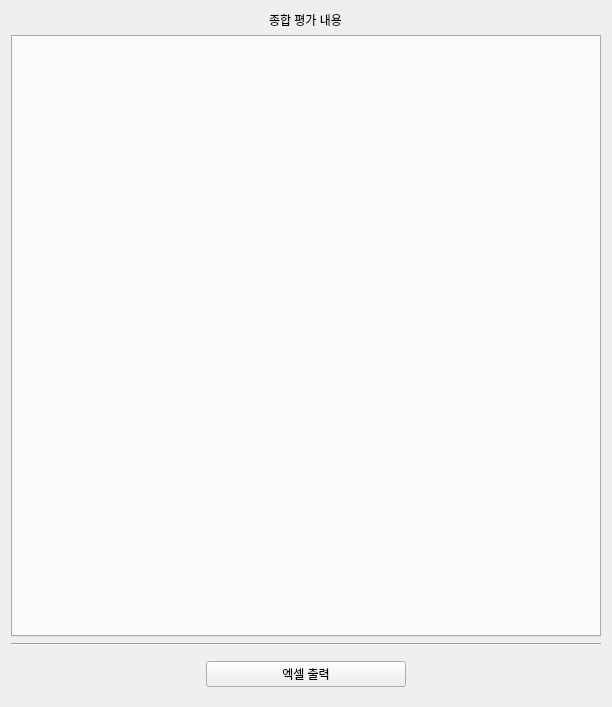
             <widget class="QWidget" name="scrollAreaWidgetContents_2">
              <property name="geometry">
               <rect>
                <x>0</x>
                <y>0</y>
                <width>612</width>
                <height>707</height>
               </rect>
              </property>
              <layout class="QVBoxLayout" name="verticalLayout_19">
               <item alignment="Qt::AlignHCenter">
                <widget class="QLabel" name="label_3">
                 <property name="text">
                  <string>종합 평가 내용</string>
                 </property>
                </widget>
               </item>
               <item>
                <widget class="QTabWidget" name="totalAssesTab">
                 <property name="currentIndex">
                  <number>-1</number>
                 </property>
                </widget>
               </item>
               <item>
                <widget class="Line" name="line_7">
                 <property name="orientation">
                  <enum>Qt::Horizontal</enum>
                 </property>
                </widget>
               </item>
               <item>
                <widget class="QFrame" name="frame_23">
                 <property name="frameShape">
                  <enum>QFrame::NoFrame</enum>
                 </property>
                 <property name="frameShadow">
                  <enum>QFrame::Raised</enum>
                 </property>
                 <layout class="QHBoxLayout" name="horizontalLayout_18">
                  <item>
                   <widget class="QPushButton" name="exlFileSaveBtn">
                    <property name="minimumSize">
                     <size>
                      <width>200</width>
                      <height>0</height>
                     </size>
                    </property>
                    <property name="maximumSize">
                     <size>
                      <width>200</width>
                      <height>16777215</height>
                     </size>
                    </property>
                    <property name="cursor">
                     <cursorShape>PointingHandCursor</cursorShape>
                    </property>
                    <property name="text">
                     <string>엑셀 출력</string>
                    </property>
                   </widget>
                  </item>
                 </layout>
                </widget>
               </item>
              </layout>
             </widget>
